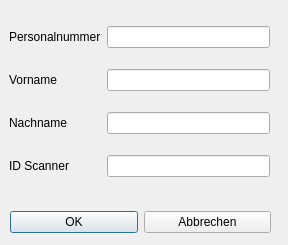
<?xml version="1.0" encoding="UTF-8"?>
<ui version="4.0">
 <class>Dialog_mitarb_einzeln</class>
 <widget class="QDialog" name="Dialog_mitarb_einzeln">
  <property name="geometry">
   <rect>
    <x>0</x>
    <y>0</y>
    <width>288</width>
    <height>245</height>
   </rect>
  </property>
  <property name="windowTitle">
   <string>Dialog</string>
  </property>
  <property name="modal">
   <bool>true</bool>
  </property>
  <widget class="QWidget" name="">
   <property name="geometry">
    <rect>
     <x>9</x>
     <y>11</y>
     <width>261</width>
     <height>181</height>
    </rect>
   </property>
   <layout class="QGridLayout" name="gridLayout">
    <item row="1" column="0">
     <widget class="QLabel" name="label_2">
      <property name="text">
       <string>Vorname</string>
      </property>
     </widget>
    </item>
    <item row="0" column="1">
     <widget class="QLineEdit" name="lineEdit_nr"/>
    </item>
    <item row="0" column="0">
     <widget class="QLabel" name="label">
      <property name="text">
       <string>Personalnummer</string>
      </property>
     </widget>
    </item>
    <item row="2" column="0">
     <widget class="QLabel" name="label_3">
      <property name="text">
       <string>Nachname</string>
      </property>
     </widget>
    </item>
    <item row="3" column="0">
     <widget class="QLabel" name="label_4">
      <property name="text">
       <string>ID Scanner</string>
      </property>
     </widget>
    </item>
    <item row="1" column="1">
     <widget class="QLineEdit" name="lineEdit_vona"/>
    </item>
    <item row="2" column="1">
     <widget class="QLineEdit" name="lineEdit_nana"/>
    </item>
    <item row="3" column="1">
     <widget class="QLineEdit" name="lineEdit_idscan"/>
    </item>
   </layout>
  </widget>
  <widget class="QWidget" name="">
   <property name="geometry">
    <rect>
     <x>10</x>
     <y>210</y>
     <width>261</width>
     <height>25</height>
    </rect>
   </property>
   <layout class="QHBoxLayout" name="horizontalLayout">
    <item>
     <widget class="QPushButton" name="pushButton_ok">
      <property name="text">
       <string>OK</string>
      </property>
     </widget>
    </item>
    <item>
     <widget class="QPushButton" name="pushButton_abbrechen">
      <property name="text">
       <string>Abbrechen</string>
      </property>
     </widget>
    </item>
   </layout>
  </widget>
 </widget>
 <tabstops>
  <tabstop>lineEdit_nr</tabstop>
  <tabstop>lineEdit_vona</tabstop>
  <tabstop>lineEdit_nana</tabstop>
  <tabstop>lineEdit_idscan</tabstop>
  <tabstop>pushButton_ok</tabstop>
  <tabstop>pushButton_abbrechen</tabstop>
 </tabstops>
 <resources/>
 <connections/>
</ui>
